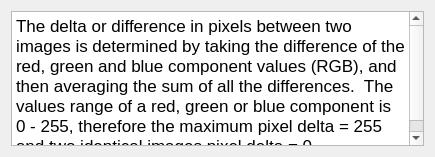
<?xml version="1.0" encoding="UTF-8"?>
<ui version="4.0">
 <class>HelpPixelDelta</class>
 <widget class="QDialog" name="HelpPixelDelta">
  <property name="geometry">
   <rect>
    <x>0</x>
    <y>0</y>
    <width>435</width>
    <height>157</height>
   </rect>
  </property>
  <property name="windowTitle">
   <string>Pixel Delta</string>
  </property>
  <layout class="QVBoxLayout" name="verticalLayout">
   <item>
    <widget class="QTextBrowser" name="textBrowser">
     <property name="html">
      <string>&lt;!DOCTYPE HTML PUBLIC &quot;-//W3C//DTD HTML 4.0//EN&quot; &quot;http://www.w3.org/TR/REC-html40/strict.dtd&quot;&gt;
&lt;html&gt;&lt;head&gt;&lt;meta name=&quot;qrichtext&quot; content=&quot;1&quot; /&gt;&lt;meta charset=&quot;utf-8&quot; /&gt;&lt;style type=&quot;text/css&quot;&gt;
p, li { white-space: pre-wrap; }
hr { height: 1px; border-width: 0; }
li.unchecked::marker { content: &quot;\2610&quot;; }
li.checked::marker { content: &quot;\2612&quot;; }
&lt;/style&gt;&lt;/head&gt;&lt;body style=&quot; font-family:'.AppleSystemUIFont'; font-size:13pt; font-weight:400; font-style:normal;&quot;&gt;
&lt;p style=&quot; margin-top:0px; margin-bottom:0px; margin-left:0px; margin-right:0px; -qt-block-indent:0; text-indent:0px;&quot;&gt;The delta or difference in pixels between two images is determined by taking the difference of the red, green and blue component values (RGB), and then averaging the sum of all the differences.  The values range of a red, green or blue component is 0 - 255, therefore the maximum pixel delta = 255 and two identical images pixel delta = 0. &lt;/p&gt;&lt;/body&gt;&lt;/html&gt;</string>
     </property>
    </widget>
   </item>
  </layout>
 </widget>
 <resources/>
 <connections/>
</ui>
